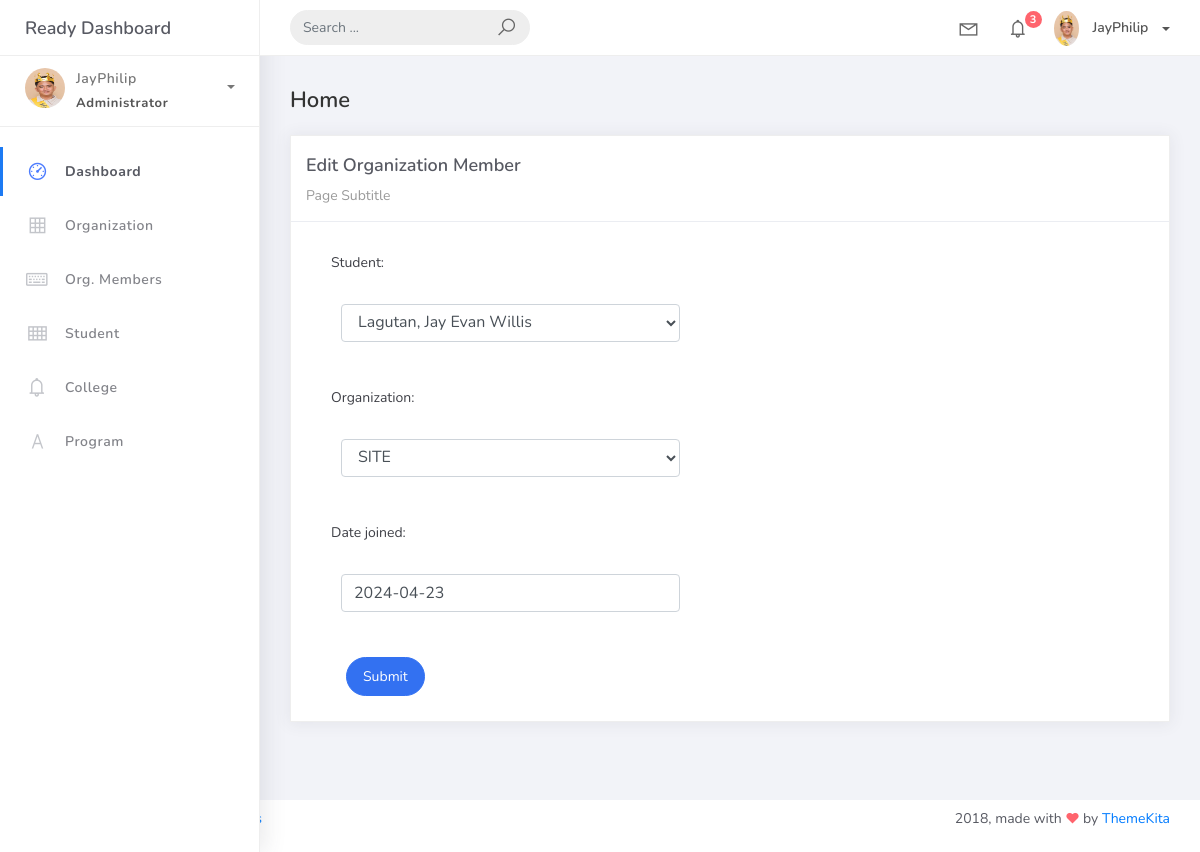
Page /organization_mem_list/1 on the earlier database version.
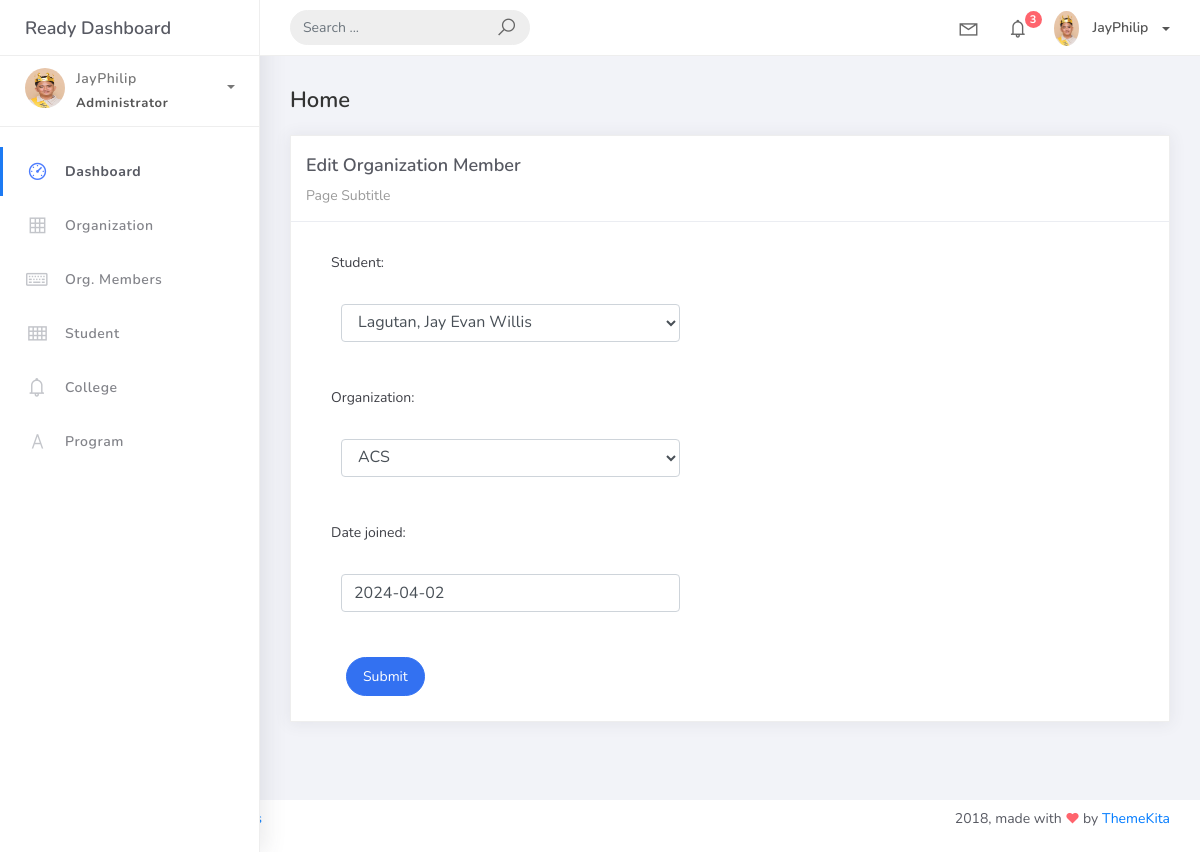
Same page on the later database version.
### studentorg/models.py (models this page shows)
class BaseModel (models.Model):
    created_at = models.DateTimeField(auto_now_add=True, db_index=True)
    updated_at = models.DateTimeField (auto_now=True)
    class Meta:
        abstract = True

class OrgMember (BaseModel):
    student = models.ForeignKey (Student, on_delete=models.CASCADE)
    organization = models.ForeignKey (Organization, on_delete=models.CASCADE)
    date_joined = models.DateField()

### studentorg/views.py (the view)
# urls.py: path('organization_mem_list/<pk>', OrganizationMemberUpdateView.as_view(), name='organization-mem-update'),
class OrganizationMemberUpdateView(UpdateView):
    model = OrgMember
    form_class = OrgMemberForm
    template_name = 'org_mem_edit.html'
    success_url = reverse_lazy('organization-mem-list')

### studentorg/forms.py
class OrgMemberForm(ModelForm):
    class Meta:
        model = OrgMember
        fields = "__all__"

### studentorg/models.py (called while the page is built)
    def __str__(self):
        return self.name

    def __str__(self):
        return f" {self.lastname}, {self.firstname}"

### templates/org_mem_edit.html
{% extends 'base.html' %} {% load static %} {% block content %}
<div class="content">
    <div class="container-fluid">
        <h4 class="page-title">Home</h4>
        <div class="row">
            <div class="col-md-12">
                <div class="card">
                    <div class="card-header">
                        <div class="card-title">Edit Organization Member</div>
                        <div class="card-category">Page Subtitle</div>
                    </div>
                    <div class="col-md-6">
                        <div class="card-body">
                            <form class="" action="" method="post" novalidate>
                                {% csrf_token %} {% include 'includes/form.html' %}
                                <div class="form-group">
                                    <div class="col-md-12 col-sm-3">
                                        <button type="submit" class="btn btn-primary btn-rounded">Submit</button>
                                    </div>
                                </div>
                            </form>
                        </div>
                    </div>
                </div>
            </div>
        </div>
    </div>
</div>
{% endblock %}

### templates/includes/form.html (shortened to what this page needs)
{% load widget_tweaks %}
{% for field in form %}
<div class="field item form-group">
    <label>{{ field.label_tag }}</label>
    <div class="form-group">
        {% render_field field class="form-control" %}
    </div>
</div>
{% endfor %}

Differences in the rows shown:
changed OrgMember "Lagutan, Jay Evan Willis": organization "SITE" → "ACS"; date_joined "2024-04-23" → "2024-04-02"
